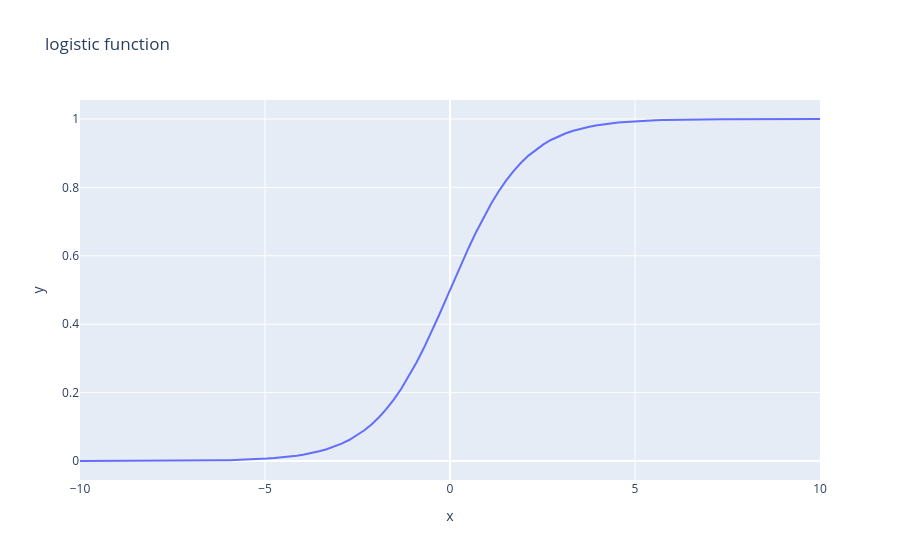

Notebook cell for this chart:
### Markdown cell above
# Logistic Regression

Logistic regression is mainly used for binary classification problems. Unlike linear regression which predicts a continuous value, the output here is a probability between 0 and 1, indicating the likelihood of belonging to a class.

---

## The Model

The formula is similar to linear regression with one key difference, the output is passed through a **sigmoid function** that squashes it between 0 and 1:

$$f_{\mathbf{w},b}(\mathbf{x}) = g(\mathbf{w} \cdot \mathbf{x} + b)$$

Where each variable represents:

- $f_{\mathbf{w},b}(\mathbf{x})$: The predicted probability
- $\mathbf{w}$: The weight vector, one weight per input feature
- $b$: The bias
- $\mathbf{x}$: The input feature vector
- $g$: The sigmoid function

---

## The Sigmoid Function

$$g(z) = \frac{1}{1 + e^{-z}}$$

Substituting $z = \mathbf{w} \cdot \mathbf{x} + b$ gives us the full model:

$$f_{\mathbf{w},b}(\mathbf{x}) = \frac{1}{1 + e^{-(\mathbf{w} \cdot \mathbf{x} + b)}}$$

---

## The Cost Function

The cost function (which is used to measure how wrong our model is) is calculated using binary cross-entropy. A key property of this loss function is:

- **Asymmetric penalties:** The model is penalized heavily when it is confidently wrong (e.g. predicting $0.05$ when the true value is $1$)

$$J(\mathbf{w},b) = -\frac{1}{m} \sum_{i=1}^{m} \left[ y^{(i)} \log(f_{\mathbf{w},b}(\mathbf{x}^{(i)})) + (1 - y^{(i)}) \log(1 - f_{\mathbf{w},b}(\mathbf{x}^{(i)})) \right]$$

Where:

- $J(\mathbf{w},b)$: The cost
- $m$: The number of training examples
- $i$: Denotes which example we are on
- $\mathbf{x}^{(i)}$: The $i$ th input feature vector
- $y^{(i)}$: The $i$ th actual output value (either 0 or 1)
- $f_{\mathbf{w},b}(\mathbf{x}^{(i)})$: The predicted probability for the $i$ th example

---

## Gradient Descent

Just like linear regression, we minimize the cost using gradient descent. The update rules are identical in form:

$$\mathbf{w} := \mathbf{w} - \alpha \frac{\partial J(\mathbf{w},b)}{\partial \mathbf{w}}$$

$$b := b - \alpha \frac{\partial J(\mathbf{w},b)}{\partial b}$$

Where the partial derivatives expand to:

$$\frac{\partial J(\mathbf{w},b)}{\partial \mathbf{w}} = \frac{1}{m} \sum_{i=1}^{m} (f_{\mathbf{w},b}(\mathbf{x}^{(i)}) - y^{(i)}) \mathbf{x}^{(i)}$$

$$\frac{\partial J(\mathbf{w},b)}{\partial b} = \frac{1}{m} \sum_{i=1}^{m} (f_{\mathbf{w},b}(\mathbf{x}^{(i)}) - y^{(i)})$$

The gradient equations look identical to those in linear regression. The difference is that $f_{\mathbf{w},b}(\mathbf{x}^{(i)})$ is the sigmoid output, not a raw linear value.

### Code cell
import numpy as np
import plotly.express as px
z = np.linspace(-10,10,100)

def sigmoid(z):
    return 1 / (1 + np.exp(-z))

f = px.line(x=z, y=sigmoid(z), title="logistic function")
f.show()

### Figure 1 — Plotly figure (JSON) as saved in the notebook; plotly's stock layout.template omitted (floating-point values rounded to 4 significant figures)
{"data": [{"hovertemplate": "x=%{x}<br>y=%{y}<extra></extra>", "legendgroup": "", "line": {"color": "#636efa", "dash": "solid"}, "marker": {"symbol": "circle"}, "mode": "lines", "name": "", "orientation": "v", "showlegend": false, "type": "scatter", "x": [-10.0, -9.798, -9.596, -9.394, -9.192, -8.99, -8.788, -8.586, -8.384, -8.182, -7.98, -7.778, -7.576, -7.374, -7.172, -6.97, -6.768, -6.566, -6.364, -6.162, -5.96, -5.758, -5.556, -5.354, -5.152, -4.949, -4.747, -4.545, -4.343, -4.141, -3.939, -3.737, -3.535, -3.333, -3.131, -2.929, -2.727, -2.525, -2.323, -2.121, -1.919, -1.717, -1.515, -1.313, -1.111, -0.9091, -0.7071, -0.5051, -0.303, -0.101, 0.101, 0.303, 0.5051, 0.7071, 0.9091, 1.111, 1.313, 1.515, 1.717, 1.919, 2.121, 2.323, 2.525, 2.727, 2.929, 3.131, 3.333, 3.535, 3.737, 3.939, 4.141, 4.343, 4.545, 4.747, 4.949, 5.152, 5.354, 5.556, 5.758, 5.96, 6.162, 6.364, 6.566, 6.768, 6.97, 7.172, 7.374, 7.576, 7.778, 7.98, 8.182, 8.384, 8.586, 8.788, 8.99, 9.192, 9.394, 9.596, 9.798, 10.0], "xaxis": "x", "y": [4.54e-05, 5.556e-05, 6.8e-05, 8.322e-05, 0.0001018, 0.0001246, 0.0001525, 0.0001867, 0.0002285, 0.0002796, 0.0003422, 0.0004188, 0.0005125, 0.0006271, 0.0007674, 0.0009391, 0.001149, 0.001406, 0.00172, 0.002104, 0.002574, 0.003149, 0.003851, 0.004709, 0.005757, 0.007037, 0.008599, 0.0105, 0.01283, 0.01565, 0.01909, 0.02326, 0.02832, 0.03445, 0.04183, 0.05072, 0.06138, 0.07411, 0.08922, 0.1071, 0.128, 0.1522, 0.1802, 0.212, 0.2477, 0.2872, 0.3302, 0.3764, 0.4248, 0.4748, 0.5252, 0.5752, 0.6236, 0.6698, 0.7128, 0.7523, 0.788, 0.8198, 0.8478, 0.872, 0.8929, 0.9108, 0.9259, 0.9386, 0.9493, 0.9582, 0.9656, 0.9717, 0.9767, 0.9809, 0.9843, 0.9872, 0.9895, 0.9914, 0.993, 0.9942, 0.9953, 0.9961, 0.9969, 0.9974, 0.9979, 0.9983, 0.9986, 0.9989, 0.9991, 0.9992, 0.9994, 0.9995, 0.9996, 0.9997, 0.9997, 0.9998, 0.9998, 0.9998, 0.9999, 0.9999, 0.9999, 0.9999, 0.9999, 1.0], "yaxis": "y"}], "layout": {"legend": {"tracegroupgap": 0}, "title": {"text": "logistic function"}, "xaxis": {"anchor": "y", "domain": [0, 1], "title": {"text": "x"}}, "yaxis": {"anchor": "x", "domain": [0, 1], "title": {"text": "y"}}}}
